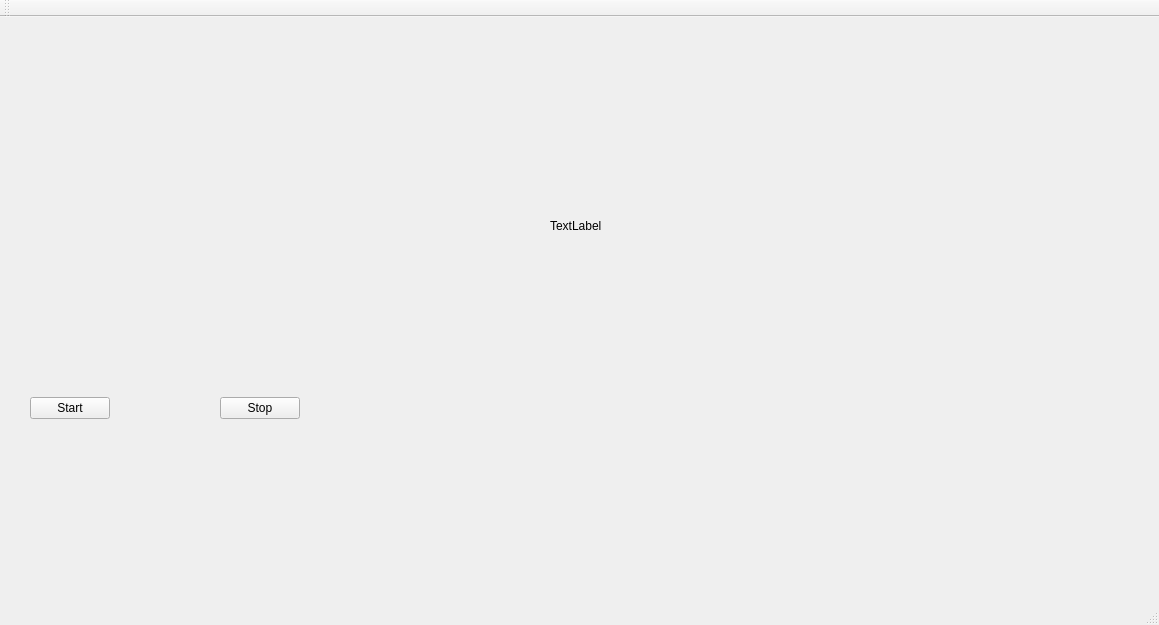
<?xml version="1.0" encoding="UTF-8"?>
<ui version="4.0">
 <class>MainWindow</class>
 <widget class="QMainWindow" name="MainWindow">
  <property name="geometry">
   <rect>
    <x>0</x>
    <y>0</y>
    <width>1159</width>
    <height>625</height>
   </rect>
  </property>
  <property name="windowTitle">
   <string>MainWindow</string>
  </property>
  <widget class="QWidget" name="centralWidget">
   <widget class="QCustomPlot" name="plot" native="true">
    <property name="geometry">
     <rect>
      <x>10</x>
      <y>50</y>
      <width>461</width>
      <height>321</height>
     </rect>
    </property>
   </widget>
   <widget class="QPushButton" name="btn_stop">
    <property name="geometry">
     <rect>
      <x>220</x>
      <y>380</y>
      <width>80</width>
      <height>22</height>
     </rect>
    </property>
    <property name="text">
     <string>Stop</string>
    </property>
   </widget>
   <widget class="QPushButton" name="btn_start">
    <property name="geometry">
     <rect>
      <x>30</x>
      <y>380</y>
      <width>80</width>
      <height>22</height>
     </rect>
    </property>
    <property name="text">
     <string>Start</string>
    </property>
   </widget>
   <widget class="QLabel" name="label">
    <property name="geometry">
     <rect>
      <x>550</x>
      <y>53</y>
      <width>321</width>
      <height>311</height>
     </rect>
    </property>
    <property name="text">
     <string>TextLabel</string>
    </property>
   </widget>
  </widget>
  <widget class="QMenuBar" name="menuBar">
   <property name="geometry">
    <rect>
     <x>0</x>
     <y>0</y>
     <width>1159</width>
     <height>19</height>
    </rect>
   </property>
  </widget>
  <widget class="QToolBar" name="mainToolBar">
   <attribute name="toolBarArea">
    <enum>TopToolBarArea</enum>
   </attribute>
   <attribute name="toolBarBreak">
    <bool>false</bool>
   </attribute>
  </widget>
  <widget class="QStatusBar" name="statusBar"/>
 </widget>
 <layoutdefault spacing="6" margin="11"/>
 <customwidgets>
  <customwidget>
   <class>QCustomPlot</class>
   <extends>QWidget</extends>
   <header>qcustomplot.h</header>
   <container>1</container>
  </customwidget>
 </customwidgets>
 <resources/>
 <connections/>
</ui>
